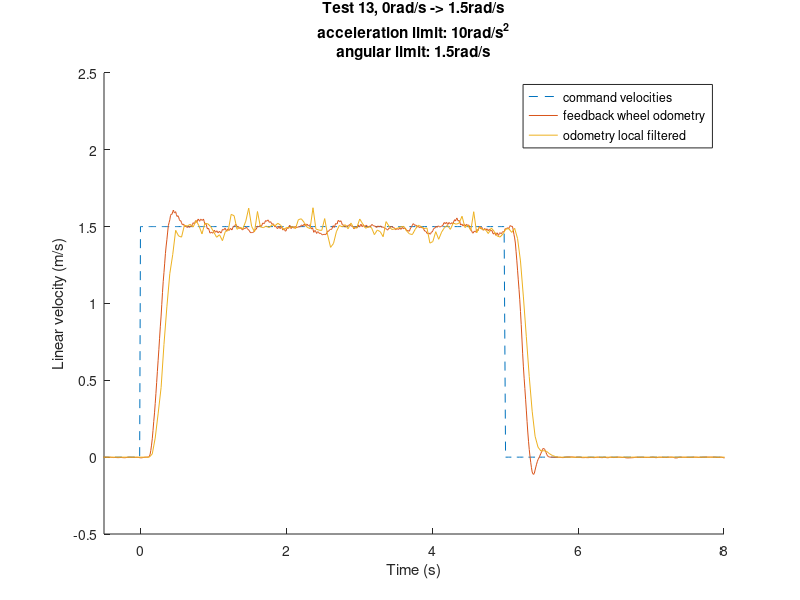

Write MATLAB code to recreate this figure.
clear all;
close all;
%%%%%%%%%%%%%%%%%%% Read command velocities %%%%%%%%%%%%%%%%%%%%%%%%%%%%%%%
cmd_vel = csvread('_slash_segway_slash_cmd_vel.csv',1,0);
% Data format is: rosbagTimestamp,linear,x,y,z,angular,x,y,z
cmd_time = cmd_vel(:,1)/10^9;
cmd_lin = cmd_vel(:,3);
cmd_ang = cmd_vel(:,9)*1.5;%since my angular velocity limit is 1.5rad/s
start_col = find(cmd_ang,1);% Find the first non-zero point
start_time = cmd_time(start_col);
cmd_time = cmd_time - start_time;
figure
hold on
plot(cmd_time,cmd_ang,'--');
%%%%%%%%%%%%%%%%%%% Read feedback_wheel_odometry %%%%%%%%%%%%%%%%%%%%%%%%%%%%%%%
% fid = fopen('wheel_odometry.csv','r');
% dlmread() and csvread() are designed to only expect numeric values, 
% So we need to delete all the non-numerics values.(Finish this step in sublime or other editers)

% Original data format is:
% rosbagTimestamp,header,seq,stamp,secs,nsecs,frame_id,child_frame_id,pose,
% pose,position,x,y,z,orientation,x,y,z,w,covariance,twist,twist,linear,x,y,z,
% angular,x,y,z,covariance

% After deleting non numeric values, data format is:
% rosbagTimestamp,seq,secs,nsecs,(position)x,(position)y,(position)z,(orientation)x,(orientation)y,(orientation)z,(orientation)w,
% covariance(36numbers),(linear)x,(linear)y,(linear)z,(angular)x,(angular)y,(angular)z,covariance(36numbers)

feedback_wheel_odometry = csvread('feedback_wheel_odometry.csv');
feedback_wheel_time = feedback_wheel_odometry(:,3) + feedback_wheel_odometry(:,4)/10^9;
feedback_wheel_time = feedback_wheel_time - start_time;
feedback_wheel_lin = feedback_wheel_odometry(:,48);
feedback_wheel_ang = feedback_wheel_odometry(:,53);
plot(feedback_wheel_time,feedback_wheel_ang);

%%%%%%%%%%%%%%%%%%% Read odometry_local_filtered %%%%%%%%%%%%%%%%%%%%%%%%%%%%%%%
odometry_local = csvread('odometry_local_filtered.csv');
odometry_local_time = odometry_local(:,3) + odometry_local(:,4)/10^9;
odometry_local_time = odometry_local_time - start_time;
odometry_local_lin = odometry_local(:,48);
odometry_local_ang = odometry_local(:,53);
plot(odometry_local_time,odometry_local_ang);
legend('command velocities','feedback wheel odometry','odometry local filtered','Location','best')
axis([-0.5 8 -0.5 2.5])
xlabel('Time (s)')
ylabel('Linear velocity (m/s)')
title({'Test 13, 0rad/s -> 1.5rad/s','acceleration limit: 10rad/s^2','angular limit: 1.5rad/s'})
